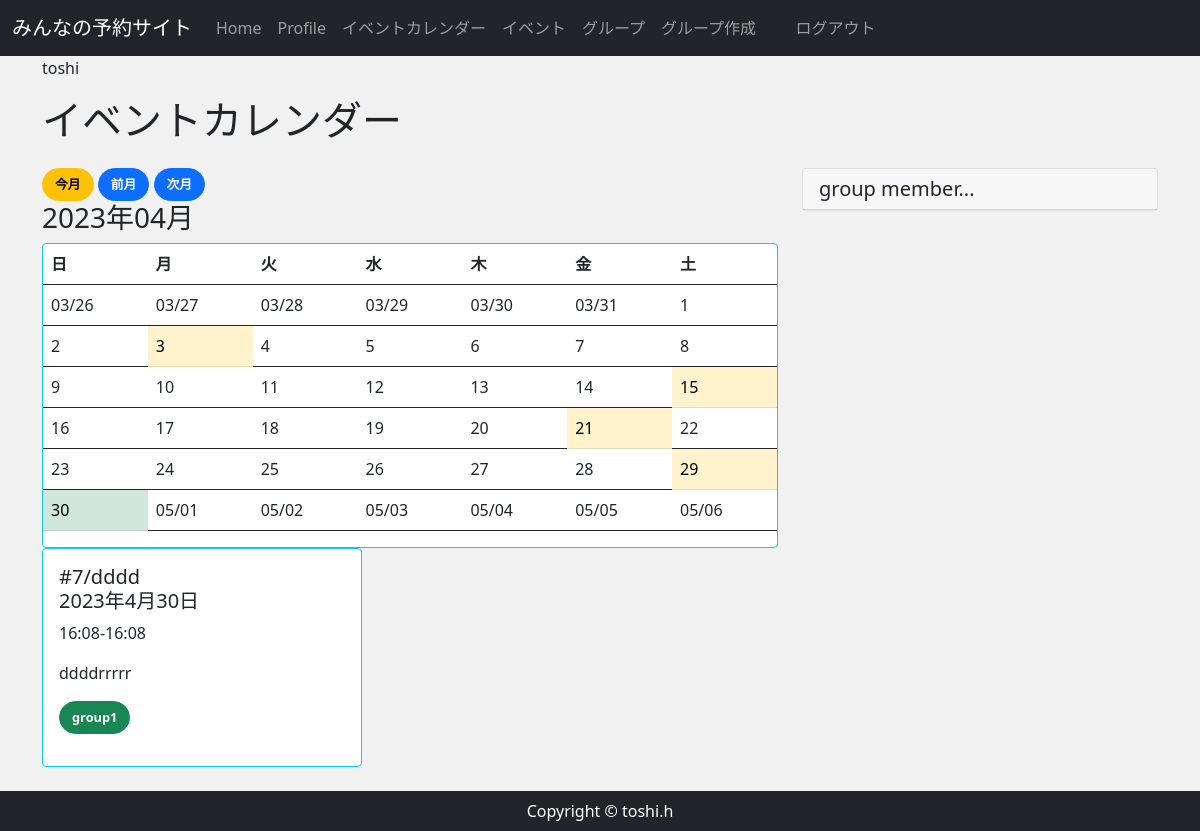
Page /gp_event_cal/ (signed in) on the earlier database version.
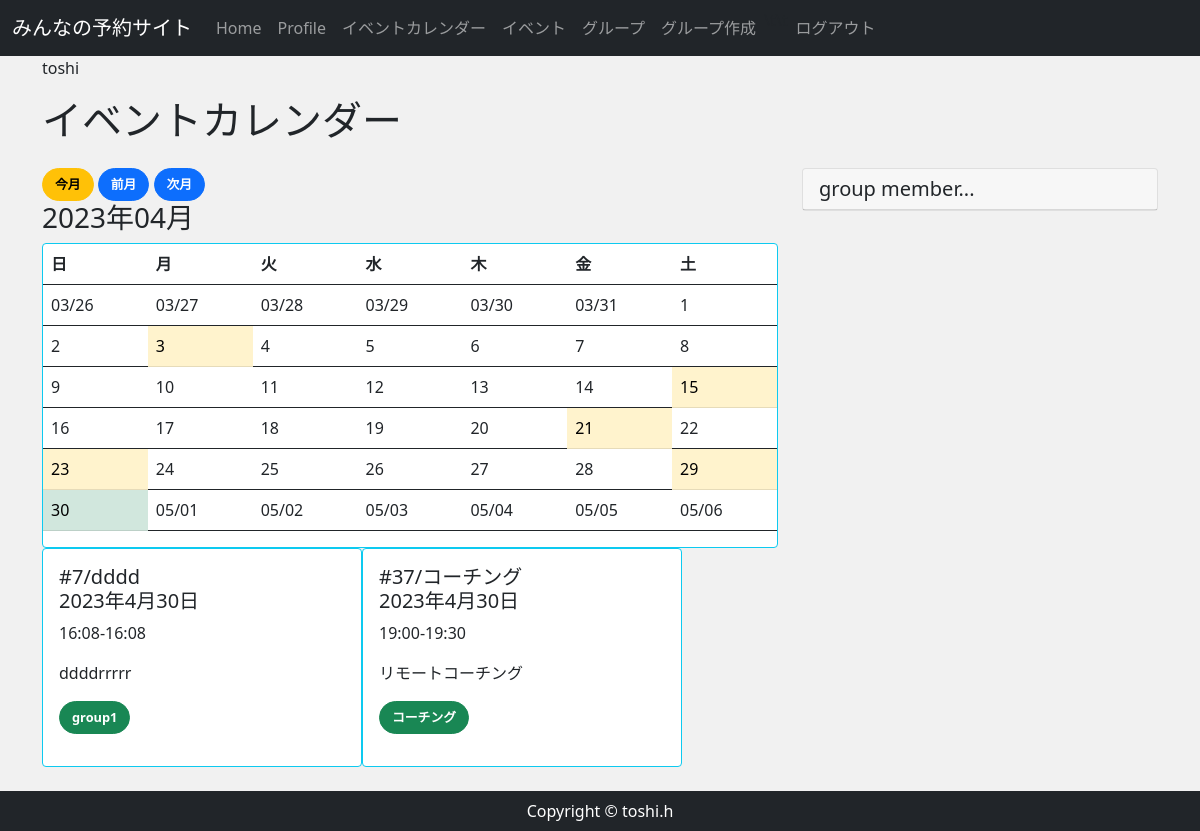
Same page on the later database version.
### accounts/models.py (models this page shows, shortened)
class CustomUser(AbstractBaseUser, PermissionsMixin):
    email = models.EmailField(
        verbose_name='email',
        max_length=255,
        unique=True,
        )
    first_name = models.CharField('名', max_length=150)
    last_name = models.CharField('姓', max_length=150)
    nickname = models.CharField('ニックネーム', max_length=150,  null=True, blank=True)
    active = models.BooleanField(default=True)
    staff = models.BooleanField(default=False) #staffかどうか
    admin = models.BooleanField(default=False)
    objects = UserManager()
    EMAIL_FIELD = 'email'
    USERNAME_FIELD = 'email'
    REQUIRED_FIELDS = []
    @property
    def is_active(self):
        return self.active
    class Meta(AbstractBaseUser.Meta):
        db_table = 'custom_user'

### reservation/models.py (models this page shows, shortened)
class Event(models.Model):
    event_title = models.CharField(max_length=150)
    event_detail = models.TextField()
    group = models.ForeignKey(Group,  on_delete=models.CASCADE, related_name="group_event")
    event_date = models.DateField()
    start_time = models.TimeField()
    end_time = models.TimeField()

class Group(models.Model):
    group_name = models.CharField(max_length=150)
    group_detail = models.TextField()
    group_owner = models.ForeignKey(
        CustomUser,
        unique=False,
        db_index=True,
        related_name='owner',
        on_delete=models.CASCADE
    )
    def __str__(self):
        return self.group_name

### reservation/views.py (the view)
# urls.py: path('gp_event_cal/',views.GpEventCalView.as_view(), name="gp_event_cal"), #イベントカレンダー(所属しているグループのイベント表示)
class GpEventCalView(mixins.MonthCalendarMixin, generic.TemplateView):
    template_name = 'reservation/group_event_cal.html'
    model = Event
    def get_context_data(self, **kwargs):
        context = super().get_context_data(**kwargs)
        calendar_context = self.get_month_calendar()
        approved_check_m = ApprovedMember.objects.filter(member=self.request.user, approved = True)
        approved_check_s = ApprovedStaff.objects.filter(staff=self.request.user, approved = True)
        chk_m=[ap_chk_m.group for ap_chk_m in approved_check_m]
        chk_s=[ap_chk_s.group for ap_chk_s in approved_check_s]
        event_data = Event.objects.filter(Q(group__in=chk_m)|Q(group__in=chk_s)).order_by('event_date')#所属しているグループのイベントでフィルター
        days={event_days.event_date for event_days in event_data }
        context.update(calendar_context)
        context['event_data'] = event_data #イベントのデータをコンテキストで渡す
        context['days'] = days
        context['approved_check_s'] = approved_check_s
        print(approved_check_s)
        return context

### reservation/mixins.py (called while the page is built)
    def setup_calendar(self):
        self._calendar = calendar.Calendar(self.first_weekday)

    def get_week_names(self):
        week_names = deque(self.week_names)
        week_names.rotate(-self.first_weekday) #リスト内の要素を右に１つずつ移動するときは、dequeを使うと面白い
        return week_names

    def get_previous_month(self, date):
        if date.month ==1:
            return date.replace(year=date.year-1, month=12, day=1)
        else:
            return date.replace(month=date.month-1, day=1)

    def get_next_month(self, date):
        if date.month ==12:
            return date.replace(year=date.year+1, month=1, day=1)
        else:
            return date.replace(month=date.month+1, day=1)

    def get_month_days(self, date):
        return self._calendar.monthdatescalendar(date.year, date.month)

    def get_current_month(self):
        month = self.kwargs.get('month')
        year = self.kwargs.get('year')
        if month and year:
            month = datetime.date(year=int(year), month=int(month), day=1)
        else:
            month = datetime.date.today().replace(day=1)
        return month

    def get_month_calendar(self):
        self.setup_calendar()
        current_month = self.get_current_month()
        calendar_data = {
            'now':datetime.date.today(),
            'month_days':self.get_month_days(current_month),
            'month_current':current_month,
            'month_previous':self.get_previous_month(current_month),
            'month_next':self.get_next_month(current_month),
            'week_names':self.get_week_names(),
        }
        return calendar_data

### reservation/templates/reservation/group_event_cal.html (shortened to what this page needs)
{% extends 'reservation/base.html' %}
{% block content %}
<h1>イベントカレンダー</h1>
<div class="row my-4 ">
    <div class="col-md-8">
            <a class="btn btn-warning" href="{% url 'gp_event_cal' %}">今月</a>
            <a class="btn btn-primary" href="{% url 'gp_event_cal' month_previous.year month_previous.month %}">前月</a>
            <a class="btn btn-primary" href="{% url 'gp_event_cal' month_next.year month_next.month %}">次月</a>
            <h3>{{ month_current | date:"Y年m月" }}</h3>
        <div class="card border-info">
                <table class="table border-dark " style="table-layout:fixed;">
                    <thead>
                        <tr >
                            {% for w in week_names %}
                                <th >{{ w }}</th>
                            {% endfor %}
                        </tr>
                    </thead>
                    <tbody>
                    {% for week in month_days %}
                        <tr >
                            {% for day in week %}
                                {% if now == day %}
                                    <td class="table-success rsv_day  rs_{{day }}"  style="width:80px;">
                                {% elif day in days %}
                                    <td class="table-warning rsv_day rs_{{day }}"  style="width:80px;" >
                                {% else %}
                                    <td class="rsv_day rs_{{day }}"  style="width:80px;" >
                                {% endif %}
                                    {% if month_current.month != day.month %}
                                        {{ day | date:"m/d" }}
                                    {% else %}
                                        {{ day.day }}
                                    {% endif %}
                                    </td>
                            {% endfor %}
                        </tr>
                        {% endfor %}
                    </tbody>
                </table>
        </div>
    <div class="card-deck d-flex flex-wrap" >
        {% for event in event_data %}
            {% if now == event.event_date %}
            <div class="active_event card border-info event_card {{event.event_date}}" style="width:20rem;">
            {% else %}
            <div class="event_hide card border-info event_card {{event.event_date}}" style="width:20rem;">
            {% endif %}
                <div class="card-body ">
                    <h5 class="card-title">#{{ event.id }}/{{ event.event_title }} <div class="date_class">{{event.event_date}}</div></h5>
                    <p>{{ event.start_time }}-{{ event.end_time }}</p>
                    <p class="card-text ">{{ event.event_detail|truncatechars:100 }}</p>
                    <p ><a href="{% url 'group_detail' event.group.pk  %} " class="btn btn-success">{{ event.group }}</a></p>
                </div>
            </div>
        {% endfor %}
    </div>
           </div>
        <div class="col-md-4">
            <div class="card">
            <h5 class="card-header">group member...</h5>
            </div>
        </div>
{% endblock %}

### reservation/templates/reservation/base.html (shortened to what this page needs)
{% load static %}
<!DOCTYPE html>
<html lang="ja">
<head>
    <link href="https://cdn.jsdelivr.net/npm/bootstrap@5.0.2/dist/css/bootstrap.min.css" rel="stylesheet">
    <link rel="stylesheet" href="{% static 'css/rsv_style.css' %}">
<nav class="navbar navbar-expand-lg bg-body-tertiary navbar-dark bg-dark" >
    <div class="container-fluid">
    <a class="navbar-brand" href="{% url 'home' %}">
    みんなの予約サイト
    </a>
    <div class="collapse navbar-collapse" id="navbarSupportedContent">
        <ul class="navbar-nav ml-auto">
        <li class="nav-item">
            <a class="nav-link" href="{% url 'home' %}">Home </a>
        </li>
        {% if user.is_authenticated %}
            <li class="nav-item">
                <a class="nav-link" href="{% url 'userprofile' user.pk %}">Profile</a>
            </li>
            <li class="nav-item">
                <a class="nav-link" href="{% url 'gp_event_cal' %}">イベントカレンダー </a>
            </li>
            <li class="nav-item">
                <a class="nav-link" href="{% url 'event' %}">イベント </a>
            </li>
            <li class="nav-item">
                <a class="nav-link" href="{% url 'group' %}">グループ </a>
            </li>
            <li class="nav-item">
                <a class="nav-link" href="{% url 'group_new' %}">グループ作成 </a>
            </li>
            <li>
            <p>\t\t</p>
            </li>
            <li class="nav-item">
                <a class="nav-link" href="{% url 'account_logout' %}">ログアウト </a>
            </li>
        {% endif %}
        </ul>
    </div>
    </nav>
    <main>
        <div class="container">
            <p >{{user.nickname}}</p>
            {% block content %}
            {% endblock %}
        </div>
    </main>
    <footer class="py-2 bg-dark">
        <p class="m-0 text-center text-white">Copyright &copy; toshi.h</p>
    </footer>
</body>
</html>

### reservation/static/css/rsv_style.css (style rules this page uses)
* { margin: 0; padding: 0; box-sizing: border-box; }
main { flex: 1; }
.btn { font-size: 80%; border-radius: 5rem; font-weight: bold; }
.active_event { display: block; }

Differences in the rows shown:
added Event: id "37", event_title "コーチング", event_date "2023年4月30日", start_time "19:00", end_time "19:30", event_detail "リモートコーチング", group "コーチング"
